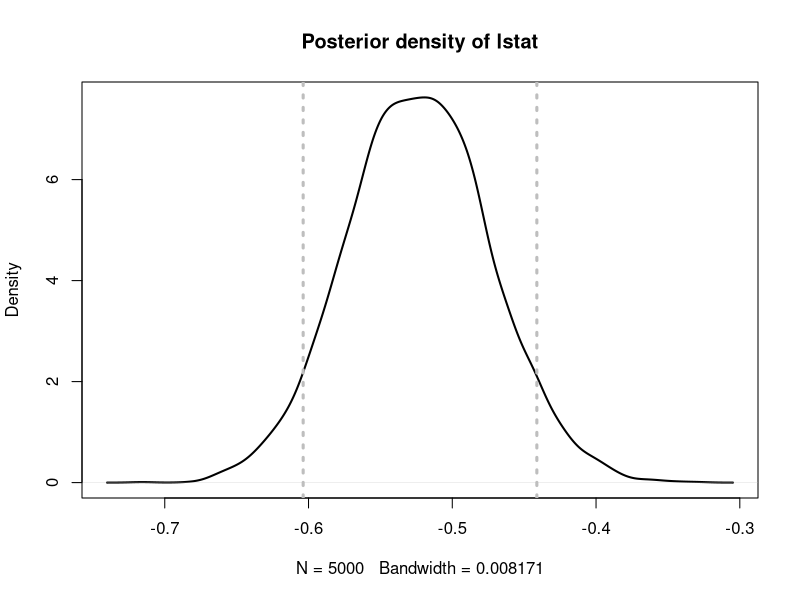
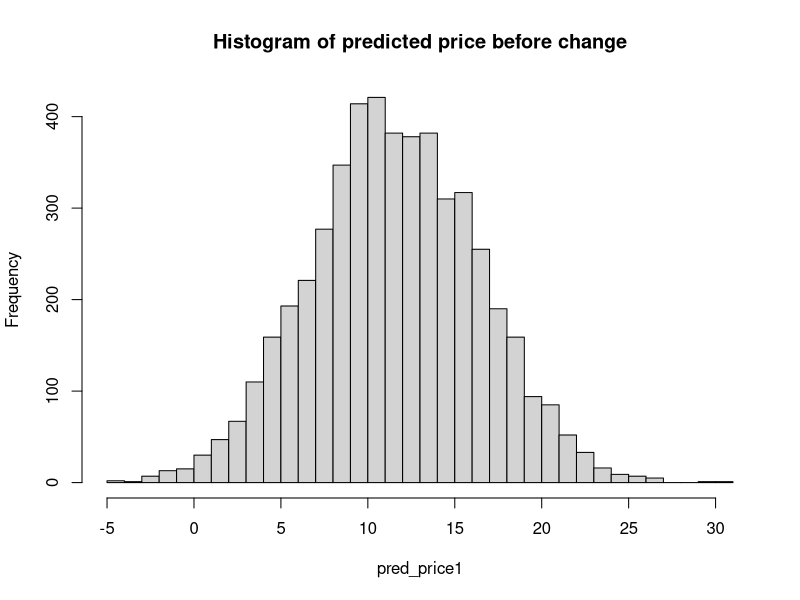
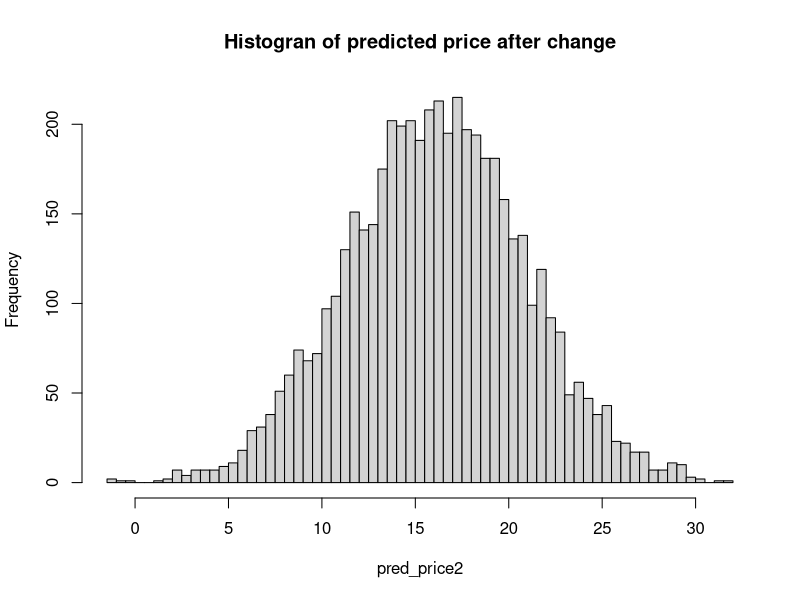

Recreate these plots in R, in order.
## a) Use conjugate priors, standard normal and invchisq and use BayesLinReg to simulate 5000 draws from posterior
## distrib

# Reading the data from file
library(MASS)
BostonHousing = Boston
y = BostonHousing$medv
X = cbind(1,BostonHousing[,1:13]) # Adding a column of ones for the intercept
names(X)[1] <- "intercept"
covNames <- names(X)
y <- as.numeric(y)
X <- as.matrix(X)

library(mvtnorm)

# Defining a function that simulates from the scaled inverse Chi-square distribution
rScaledInvChi2 <- function(n, df, scale){
  return((df*scale)/rchisq(n,df=df))
}

BayesLinReg <- function(y, X, mu_0, Omega_0, v_0, sigma2_0, nIter){
  # Direct sampling from a Gaussian linear regression with conjugate prior:
  #
  # beta | sigma2 ~ N(mu_0, sigma2*inv(Omega_0))
  # sigma2 ~ Inv-Chi2(v_0,sigma2_0)
  # 
  # Author: Mattias Villani, IDA, Linkoping University. http://mattiasvillani.com
  #
  # INPUTS:
  #   y - n-by-1 vector with response data observations
  #   X - n-by-nCovs matrix with covariates, first column should be ones if you want an intercept.
  #   mu_0 - prior mean for beta
  #   Omega_0  - prior precision matrix for beta
  #   v_0      - degrees of freedom in the prior for sigma2
  #   sigma2_0 - location ("best guess") in the prior for sigma2
  #   nIter - Number of samples from the posterior (iterations)
  #
  # OUTPUTS:
  #   results$betaSample     - Posterior sample of beta.     nIter-by-nCovs matrix
  #   results$sigma2Sample   - Posterior sample of sigma2.   nIter-by-1 vector
  
  # Compute posterior hyperparameters
  n = length(y) # Number of observations
  nCovs = dim(X)[2] # Number of covariates
  XX = t(X)%*%X
  betaHat <- solve(XX,t(X)%*%y)
  Omega_n = XX + Omega_0
  mu_n = solve(Omega_n,XX%*%betaHat+Omega_0%*%mu_0)
  v_n = v_0 + n
  sigma2_n = as.numeric((v_0*sigma2_0 + ( t(y)%*%y + t(mu_0)%*%Omega_0%*%mu_0 - t(mu_n)%*%Omega_n%*%mu_n))/v_n)
  invOmega_n = solve(Omega_n)
  
  # The actual sampling
  sigma2Sample = rep(NA, nIter)
  betaSample = matrix(NA, nIter, nCovs)
  for (i in 1:nIter){
    
    # Simulate from p(sigma2 | y, X)
    sigma2 = rScaledInvChi2(n=1, df = v_n, scale = sigma2_n)
    sigma2Sample[i] = sigma2
    
    # Simulate from p(beta | sigma2, y, X)
    beta_ = rmvnorm(n=1, mean = mu_n, sigma = sigma2*invOmega_n)
    betaSample[i,] = beta_
    
  }
  return(results = list(sigma2Sample = sigma2Sample, betaSample=betaSample))
}

mu_0=rep(0,ncol(X))
omega_0=1/100*diag(ncol(X))
v_0=1
sigma2_0=36
nIter=5000
post_distrib=BayesLinReg(y,X, mu_0, omega_0, v_0, sigma2_0, nIter)
post_beta=post_distrib$betaSample
colnames(post_beta)=covNames
lstat_post=subset(post_beta, select="lstat")
par(mfrow=c(1,1))
plot(density(lstat_post), main="Posterior density of lstat", lwd=2)
credInterval=quantile(lstat_post, probs=c(0.05, 0.95))
abline(v=credInterval[1], col="grey", lwd=3, lty=3)
abline(v=credInterval[2], col="grey", lwd=3, lty=3)

# Since posterior of beta is the student t-distrib the distrib is symmetric and therefore HPD interval is the same
# as equal tail interval

new_obs=X[9,]
names(new_obs)=covNames
new_obs_2=new_obs
new_obs_2[which(names(new_obs)=="lstat")]=new_obs_2[which(names(new_obs)=="lstat")]*0.7
post_sigma2=post_distrib$sigma2Sample
pred_price1=post_beta%*%new_obs+rnorm(nIter, mean=0, sd=sqrt(post_sigma2))
pred_price2=post_beta%*%new_obs_2+rnorm(nIter, mean=0, sd=sqrt(post_sigma2))
hist(pred_price1, breaks=50, main="Histogram of predicted price before change")
hist(pred_price2, breaks=50, main="Histogran of predicted price after change")
pred_price_house9=post_beta[,14]*(new_obs[14]*0.7-new_obs[14])
mean(pred_price_house9)
quantile(pred_price_house9, probs=c(0.025, 0.975))

# For a house like number 9 it will increase the house price with high posterior probability. 
